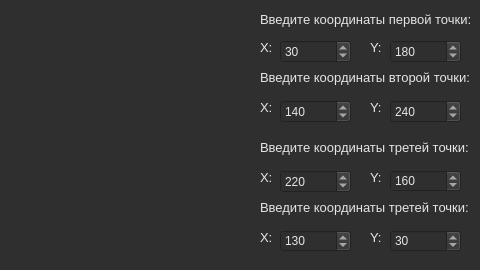
<?xml version="1.0" encoding="UTF-8"?>
<ui version="4.0">
 <class>Widget</class>
 <widget class="QWidget" name="Widget">
  <property name="geometry">
   <rect>
    <x>0</x>
    <y>0</y>
    <width>480</width>
    <height>270</height>
   </rect>
  </property>
  <property name="windowTitle">
   <string>Widget</string>
  </property>
  <property name="styleSheet">
   <string notr="true">background-color: rgb(47, 47, 47);</string>
  </property>
  <widget class="QLabel" name="label">
   <property name="geometry">
    <rect>
     <x>260</x>
     <y>10</y>
     <width>211</width>
     <height>20</height>
    </rect>
   </property>
   <property name="styleSheet">
    <string notr="true">color: rgb(229, 229, 229);</string>
   </property>
   <property name="text">
    <string>&lt;html&gt;&lt;head/&gt;&lt;body&gt;&lt;p&gt;&lt;span style=&quot; font-size:10pt;&quot;&gt;Введите координаты первой точки:&lt;/span&gt;&lt;/p&gt;&lt;/body&gt;&lt;/html&gt;</string>
   </property>
  </widget>
  <widget class="QLabel" name="label_2">
   <property name="geometry">
    <rect>
     <x>370</x>
     <y>40</y>
     <width>16</width>
     <height>16</height>
    </rect>
   </property>
   <property name="styleSheet">
    <string notr="true">color: rgb(229, 229, 229);</string>
   </property>
   <property name="text">
    <string>&lt;html&gt;&lt;head/&gt;&lt;body&gt;&lt;p&gt;&lt;span style=&quot; font-size:10pt;&quot;&gt;Y:&lt;/span&gt;&lt;/p&gt;&lt;/body&gt;&lt;/html&gt;</string>
   </property>
  </widget>
  <widget class="QSpinBox" name="spinBox1_X">
   <property name="enabled">
    <bool>true</bool>
   </property>
   <property name="geometry">
    <rect>
     <x>280</x>
     <y>40</y>
     <width>71</width>
     <height>23</height>
    </rect>
   </property>
   <property name="styleSheet">
    <string notr="true">color: rgb(229, 229, 229);</string>
   </property>
   <property name="maximum">
    <number>1500</number>
   </property>
   <property name="singleStep">
    <number>10</number>
   </property>
   <property name="value">
    <number>30</number>
   </property>
  </widget>
  <widget class="QSpinBox" name="spinBox1_Y">
   <property name="enabled">
    <bool>true</bool>
   </property>
   <property name="geometry">
    <rect>
     <x>390</x>
     <y>40</y>
     <width>71</width>
     <height>23</height>
    </rect>
   </property>
   <property name="styleSheet">
    <string notr="true">color: rgb(229, 229, 229);</string>
   </property>
   <property name="maximum">
    <number>1500</number>
   </property>
   <property name="singleStep">
    <number>10</number>
   </property>
   <property name="value">
    <number>180</number>
   </property>
  </widget>
  <widget class="QLabel" name="label_3">
   <property name="geometry">
    <rect>
     <x>260</x>
     <y>40</y>
     <width>16</width>
     <height>16</height>
    </rect>
   </property>
   <property name="styleSheet">
    <string notr="true">color: rgb(229, 229, 229);</string>
   </property>
   <property name="text">
    <string>&lt;html&gt;&lt;head/&gt;&lt;body&gt;&lt;p&gt;&lt;span style=&quot; font-size:10pt;&quot;&gt;X:&lt;/span&gt;&lt;/p&gt;&lt;/body&gt;&lt;/html&gt;</string>
   </property>
  </widget>
  <widget class="QLabel" name="label_4">
   <property name="geometry">
    <rect>
     <x>260</x>
     <y>70</y>
     <width>209</width>
     <height>16</height>
    </rect>
   </property>
   <property name="styleSheet">
    <string notr="true">color: rgb(229, 229, 229);</string>
   </property>
   <property name="text">
    <string>&lt;html&gt;&lt;head/&gt;&lt;body&gt;&lt;p&gt;&lt;span style=&quot; font-size:10pt;&quot;&gt;Введите координаты второй точки:&lt;/span&gt;&lt;/p&gt;&lt;/body&gt;&lt;/html&gt;</string>
   </property>
  </widget>
  <widget class="QSpinBox" name="spinBox2_X">
   <property name="enabled">
    <bool>true</bool>
   </property>
   <property name="geometry">
    <rect>
     <x>280</x>
     <y>100</y>
     <width>71</width>
     <height>23</height>
    </rect>
   </property>
   <property name="styleSheet">
    <string notr="true">color: rgb(229, 229, 229);</string>
   </property>
   <property name="maximum">
    <number>1500</number>
   </property>
   <property name="singleStep">
    <number>10</number>
   </property>
   <property name="value">
    <number>140</number>
   </property>
  </widget>
  <widget class="QLabel" name="label_5">
   <property name="geometry">
    <rect>
     <x>370</x>
     <y>100</y>
     <width>16</width>
     <height>16</height>
    </rect>
   </property>
   <property name="styleSheet">
    <string notr="true">color: rgb(229, 229, 229);</string>
   </property>
   <property name="text">
    <string>&lt;html&gt;&lt;head/&gt;&lt;body&gt;&lt;p&gt;&lt;span style=&quot; font-size:10pt;&quot;&gt;Y:&lt;/span&gt;&lt;/p&gt;&lt;/body&gt;&lt;/html&gt;</string>
   </property>
  </widget>
  <widget class="QSpinBox" name="spinBox2_Y">
   <property name="enabled">
    <bool>true</bool>
   </property>
   <property name="geometry">
    <rect>
     <x>390</x>
     <y>100</y>
     <width>71</width>
     <height>23</height>
    </rect>
   </property>
   <property name="styleSheet">
    <string notr="true">color: rgb(229, 229, 229);</string>
   </property>
   <property name="maximum">
    <number>1500</number>
   </property>
   <property name="singleStep">
    <number>10</number>
   </property>
   <property name="value">
    <number>240</number>
   </property>
  </widget>
  <widget class="QLabel" name="label_6">
   <property name="geometry">
    <rect>
     <x>260</x>
     <y>100</y>
     <width>16</width>
     <height>16</height>
    </rect>
   </property>
   <property name="styleSheet">
    <string notr="true">color: rgb(229, 229, 229);</string>
   </property>
   <property name="text">
    <string>&lt;html&gt;&lt;head/&gt;&lt;body&gt;&lt;p&gt;&lt;span style=&quot; font-size:10pt;&quot;&gt;X:&lt;/span&gt;&lt;/p&gt;&lt;/body&gt;&lt;/html&gt;</string>
   </property>
  </widget>
  <widget class="QLabel" name="label_7">
   <property name="geometry">
    <rect>
     <x>370</x>
     <y>170</y>
     <width>16</width>
     <height>16</height>
    </rect>
   </property>
   <property name="styleSheet">
    <string notr="true">color: rgb(229, 229, 229);</string>
   </property>
   <property name="text">
    <string>&lt;html&gt;&lt;head/&gt;&lt;body&gt;&lt;p&gt;&lt;span style=&quot; font-size:10pt;&quot;&gt;Y:&lt;/span&gt;&lt;/p&gt;&lt;/body&gt;&lt;/html&gt;</string>
   </property>
  </widget>
  <widget class="QSpinBox" name="spinBox3_X">
   <property name="enabled">
    <bool>true</bool>
   </property>
   <property name="geometry">
    <rect>
     <x>280</x>
     <y>170</y>
     <width>71</width>
     <height>23</height>
    </rect>
   </property>
   <property name="styleSheet">
    <string notr="true">color: rgb(229, 229, 229);</string>
   </property>
   <property name="maximum">
    <number>1500</number>
   </property>
   <property name="singleStep">
    <number>10</number>
   </property>
   <property name="value">
    <number>220</number>
   </property>
  </widget>
  <widget class="QLabel" name="label_8">
   <property name="geometry">
    <rect>
     <x>260</x>
     <y>140</y>
     <width>209</width>
     <height>16</height>
    </rect>
   </property>
   <property name="styleSheet">
    <string notr="true">color: rgb(229, 229, 229);</string>
   </property>
   <property name="text">
    <string>&lt;html&gt;&lt;head/&gt;&lt;body&gt;&lt;p&gt;&lt;span style=&quot; font-size:10pt;&quot;&gt;Введите координаты третей точки:&lt;/span&gt;&lt;/p&gt;&lt;/body&gt;&lt;/html&gt;</string>
   </property>
  </widget>
  <widget class="QLabel" name="label_9">
   <property name="geometry">
    <rect>
     <x>260</x>
     <y>170</y>
     <width>16</width>
     <height>16</height>
    </rect>
   </property>
   <property name="styleSheet">
    <string notr="true">color: rgb(229, 229, 229);</string>
   </property>
   <property name="text">
    <string>&lt;html&gt;&lt;head/&gt;&lt;body&gt;&lt;p&gt;&lt;span style=&quot; font-size:10pt;&quot;&gt;X:&lt;/span&gt;&lt;/p&gt;&lt;/body&gt;&lt;/html&gt;</string>
   </property>
  </widget>
  <widget class="QLabel" name="label_10">
   <property name="geometry">
    <rect>
     <x>260</x>
     <y>230</y>
     <width>16</width>
     <height>16</height>
    </rect>
   </property>
   <property name="styleSheet">
    <string notr="true">color: rgb(229, 229, 229);</string>
   </property>
   <property name="text">
    <string>&lt;html&gt;&lt;head/&gt;&lt;body&gt;&lt;p&gt;&lt;span style=&quot; font-size:10pt;&quot;&gt;X:&lt;/span&gt;&lt;/p&gt;&lt;/body&gt;&lt;/html&gt;</string>
   </property>
  </widget>
  <widget class="QLabel" name="label_11">
   <property name="geometry">
    <rect>
     <x>260</x>
     <y>200</y>
     <width>209</width>
     <height>16</height>
    </rect>
   </property>
   <property name="styleSheet">
    <string notr="true">color: rgb(229, 229, 229);</string>
   </property>
   <property name="text">
    <string>&lt;html&gt;&lt;head/&gt;&lt;body&gt;&lt;p&gt;&lt;span style=&quot; font-size:10pt;&quot;&gt;Введите координаты третей точки:&lt;/span&gt;&lt;/p&gt;&lt;/body&gt;&lt;/html&gt;</string>
   </property>
  </widget>
  <widget class="QLabel" name="label_12">
   <property name="geometry">
    <rect>
     <x>370</x>
     <y>230</y>
     <width>16</width>
     <height>16</height>
    </rect>
   </property>
   <property name="styleSheet">
    <string notr="true">color: rgb(229, 229, 229);</string>
   </property>
   <property name="text">
    <string>&lt;html&gt;&lt;head/&gt;&lt;body&gt;&lt;p&gt;&lt;span style=&quot; font-size:10pt;&quot;&gt;Y:&lt;/span&gt;&lt;/p&gt;&lt;/body&gt;&lt;/html&gt;</string>
   </property>
  </widget>
  <widget class="QSpinBox" name="spinBox3_Y">
   <property name="enabled">
    <bool>true</bool>
   </property>
   <property name="geometry">
    <rect>
     <x>390</x>
     <y>170</y>
     <width>71</width>
     <height>22</height>
    </rect>
   </property>
   <property name="styleSheet">
    <string notr="true">color: rgb(229, 229, 229);</string>
   </property>
   <property name="maximum">
    <number>1500</number>
   </property>
   <property name="singleStep">
    <number>10</number>
   </property>
   <property name="value">
    <number>160</number>
   </property>
  </widget>
  <widget class="QSpinBox" name="spinBox">
   <property name="enabled">
    <bool>true</bool>
   </property>
   <property name="geometry">
    <rect>
     <x>280</x>
     <y>230</y>
     <width>71</width>
     <height>22</height>
    </rect>
   </property>
   <property name="styleSheet">
    <string notr="true">color: rgb(229, 229, 229);</string>
   </property>
   <property name="maximum">
    <number>200</number>
   </property>
   <property name="singleStep">
    <number>10</number>
   </property>
   <property name="value">
    <number>130</number>
   </property>
  </widget>
  <widget class="QSpinBox" name="spinBox_2">
   <property name="enabled">
    <bool>true</bool>
   </property>
   <property name="geometry">
    <rect>
     <x>390</x>
     <y>230</y>
     <width>71</width>
     <height>22</height>
    </rect>
   </property>
   <property name="styleSheet">
    <string notr="true">color: rgb(229, 229, 229);</string>
   </property>
   <property name="maximum">
    <number>200</number>
   </property>
   <property name="singleStep">
    <number>10</number>
   </property>
   <property name="value">
    <number>30</number>
   </property>
  </widget>
 </widget>
 <resources/>
 <connections/>
</ui>
